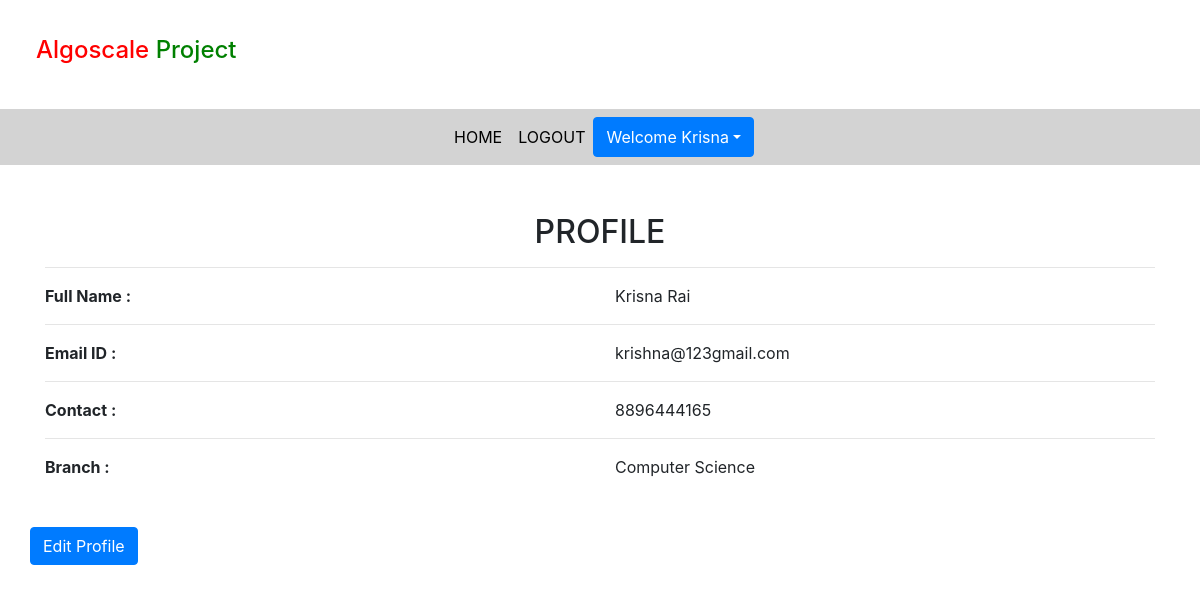
The app's page /profile (signed in) with its own data.
### notes/models.py (models this page shows, shortened)
class Signup(models.Model):
    user = models.ForeignKey(User,on_delete=models.CASCADE)
    contact = models.CharField(max_length=10, null=True)
    branch = models.CharField(max_length=30)
    role = models.CharField(max_length=15)

### notes/views.py (the view)
# urls.py: path('profile',views.profile,name='profile'),
def profile(request):
    if not request.user.is_authenticated:
        return redirect('login')
    user = User.objects.get(id=request.user.id)
    data = Signup.objects.get(user = user)
    d = {'data':data,'user':user}
    return render(request, 'profile.html', d)

### notes/templates/profile.html
{% extends 'usernavigation.html' %}
{% load static %}
{% block body %}
<div class="container mt-5">
    <h2 class="text-center">PROFILE</h2>
    <hr>
    <div class="row">
        <div class="col-md-6">
            <b>Full Name :</b>
        </div>
        <div class="col-md-6" style="text-transform: capitalize;">
            {{data.user.first_name}} {{data.user.last_name}}
        </div>
    </div>
    <hr>
    <div class="row">
        <div class="col-md-6">
            <b>Email ID :</b>
        </div>
        <div class="col-md-6">
            {{data.user.username}}
        </div>
    </div>
    <hr>
    <div class="row">
        <div class="col-md-6">
            <b>Contact :</b>
        </div>
        <div class="col-md-6">
            {{data.contact}}
        </div>
    </div>
    <hr>
    <div class="row">
        <div class="col-md-6">
            <b>Branch :</b>
        </div>
        <div class="col-md-6">
            {{data.branch}}
        </div>
        <a href="{% url 'edit_profile' %}" class="btn btn-primary mt-5">Edit Profile</a>
    </div>
</div>
{%  endblock %}

### notes/templates/usernavigation.html (shortened to what this page needs)
<!DOCTYPE html>
<html lang="en">
<head>
  {% load static %}
  <link rel="stylesheet" href="https://maxcdn.bootstrapcdn.com/bootstrap/4.3.1/css/bootstrap.min.css">
  <link rel="stylesheet" href="https://use.fontawesome.com/releases/v5.6.3/css/all.css">
  <link rel="stylesheet" href="{%  static 'css/mystyle.css' %}">
</head>
  <body>
      <h4 style="padding: 3%;"><span style="color: red;">Algoscale</span> <span style="color: green;">Project</span></h4>
         <nav class="navbar navbar-expand-sm justify-content-center" style="background-color:lightgrey;">
             <ul class='navbar-nav'>
                 <li class="navbar-item">
                     <a class="nav-link" href="{% url 'profile' %}">HOME</a>
                 </li>
                <li class="navbar-item">
                    <a class="nav-link" href="{% url 'logout' %}">LOGOUT</a>
                </li>
                <div class="btn-group">
                    <button type="button" class="btn btn-primary dropdown-toggle" data-toggle="dropdown">Welcome {{request.user.first_name}}</button>
                </div>
             </ul>
         </nav>
</body>
</html>
{% block  body %}
{% endblock %}

### notes/static/css/mystyle.css (style rules this page uses)
.nav-link { color:black; }

### records on screen
Signup: user.first_name "Krisna", user.last_name "Rai", user.username "krishna@123gmail.com", contact "8896444165", branch "Computer Science"

### other values on screen
{{ request.user.first_name }} "Krisna"
